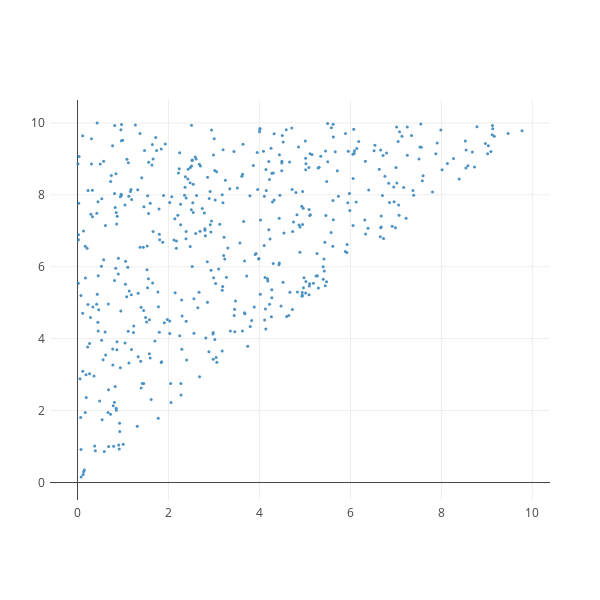

Notebook code cell kept with this figure:
### Code cell
X, color = make_triangular(n_samples=500, upper=True,
    label=0, x_b=0, x_e=10, y_b=0, y_e=10)

ipython_2d_scatter(X, color)

### Figure 1 — Plotly figure (JSON) as saved in the notebook; plotly's stock layout.template omitted (floating-point values rounded to 4 significant figures; data arrays with more than 128 entries replaced by an {"elided": "..."} marker saying what was removed)
{"data": [{"marker": {"color": 0, "colorscale": "Jet", "size": 3}, "mode": "markers", "opacity": 0.8, "text": {"elided": "510 str values"}, "type": "scatter", "x": {"elided": "510 float values"}, "y": {"elided": "510 float values"}}], "layout": {"autosize": false, "height": 600, "margin": {"b": 100, "l": 50, "pad": 4, "r": 50, "t": 100}, "width": 600}}
